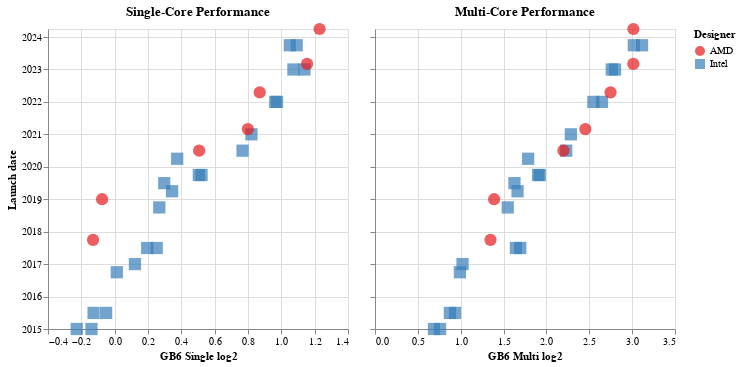

Notebook code for this chart:
### Markdown cell above
### Variant with log scale

- issue: compared to Matplotlib plots, I don't know how to display the orginal scores rather than the raw log values

### Code cell
chart_dsingle_log = chart_dsingle.encode(x='GB6 Single log2')
chart_dmulti_log = chart_dmulti.encode(x='GB6 Multi log2')
(chart_dsingle_log | chart_dmulti_log)

### Figure 1 — Vega-Lite specification as saved in the notebook (floating-point values rounded to 4 significant figures)
{"config": {"view": {"continuousWidth": 300, "continuousHeight": 300}}, "hconcat": [{"mark": {"type": "point", "filled": true, "size": 150, "strokeWidth": 5}, "encoding": {"color": {"condition": {"param": "highlight", "empty": true, "field": "Designer", "scale": {"scheme": "set1"}, "type": "nominal"}, "value": "lightgray"}, "order": {"value": 0, "condition": [{"param": "highlight", "value": 1, "empty": false}]}, "shape": {"field": "Designer", "type": "nominal"}, "tooltip": [{"field": "Name", "type": "nominal"}, {"field": "Architecture", "type": "nominal"}, {"field": "Cores", "type": "quantitative"}, {"field": "Launch date", "type": "temporal"}, {"field": "Win11", "type": "nominal"}, {"field": "GB6 Single", "type": "quantitative"}, {"field": "GB6 Multi", "type": "quantitative"}], "x": {"field": "GB6 Single log2", "type": "quantitative"}, "y": {"field": "Launch date", "type": "temporal"}}, "name": "view_3", "title": "Single-Core Performance"}, {"mark": {"type": "point", "filled": true, "size": 150, "strokeWidth": 5}, "encoding": {"color": {"condition": {"param": "highlight", "empty": true, "field": "Designer", "scale": {"scheme": "set1"}, "type": "nominal"}, "value": "lightgray"}, "order": {"value": 0, "condition": [{"param": "highlight", "value": 1, "empty": false}]}, "shape": {"field": "Designer", "type": "nominal"}, "tooltip": [{"field": "Name", "type": "nominal"}, {"field": "Architecture", "type": "nominal"}, {"field": "Cores", "type": "quantitative"}, {"field": "Launch date", "type": "temporal"}, {"field": "Win11", "type": "nominal"}, {"field": "GB6 Single", "type": "quantitative"}, {"field": "GB6 Multi", "type": "quantitative"}], "x": {"field": "GB6 Multi log2", "type": "quantitative"}, "y": {"axis": {"labels": false, "title": ""}, "field": "Launch date", "type": "temporal"}}, "name": "view_4", "title": "Multi-Core Performance"}], "data": {"name": "data-6522b5600cd5109ace11baad65474461"}, "params": [{"name": "highlight", "select": {"type": "point", "on": "pointerover"}, "views": ["view_3", "view_4"]}], "$schema": "https://vega.github.io/schema/vega-lite/v5.20.1.json", "datasets": {"data-6522b5600cd5109ace11baad65474461": [{"Name": "Intel Core i5-5200U", "Designer": "Intel", "Launch date": "2015-01-01T00:00:00", "Cores": 2, "Age": 10.3, "Architecture": "Broadwell", "GB6 Single": 854.0, "GB6 Multi": 1611.0, "Win11": "No", "Product URL": "https://www.intel.com/content/www/us/en/products/sku/85212/intel-core-i55200u-processor-3m-cache-up-to-2-70-ghz/specifications.html", "GB6 Single log2": -0.2277, "GB6 Multi log2": 0.688}, {"Name": "Intel Core i5-5300U", "Designer": "Intel", "Launch date": "2015-01-01T00:00:00", "Cores": 2, "Age": 10.3, "Architecture": "Broadwell", "GB6 Single": 908.0, "GB6 Multi": 1692.0, "Win11": "No", "Product URL": "https://www.intel.com/content/www/us/en/products/sku/85213/intel-core-i55300u-processor-3m-cache-up-to-2-90-ghz/specifications.html", "GB6 Single log2": -0.1392, "GB6 Multi log2": 0.7587}, {"Name": "Intel Core i5-6200U", "Designer": "Intel", "Launch date": "2015-07-01T00:00:00", "Cores": 2, "Age": 9.8, "Architecture": "Skylake", "GB6 Single": 916.0, "GB6 Multi": 1832.0, "Win11": "No", "Product URL": "https://www.intel.com/content/www/us/en/products/sku/88193/intel-core-i56200u-processor-3m-cache-up-to-2-80-ghz/specifications.html", "GB6 Single log2": -0.1266, "GB6 Multi log2": 0.8734}, {"Name": "Intel Core i5-6300U", "Designer": "Intel", "Launch date": "2015-07-01T00:00:00", "Cores": 2, "Age": 9.8, "Architecture": "Skylake", "GB6 Single": 965.0, "GB6 Multi": 1910.0, "Win11": "No", "Product URL": "https://www.intel.com/content/www/us/en/products/sku/88190/intel-core-i56300u-processor-3m-cache-up-to-3-00-ghz/specifications.html", "GB6 Single log2": -0.0514, "GB6 Multi log2": 0.9336}, {"Name": "Intel Core i5-7200U", "Designer": "Intel", "Launch date": "2016-10-01T00:00:00", "Cores": 2, "Age": 8.6, "Architecture": "Kaby Lake", "GB6 Single": 1009.0, "GB6 Multi": 1987.0, "Win11": "No", "Product URL": "https://www.intel.com/content/www/us/en/products/sku/95443/intel-core-i57200u-processor-3m-cache-up-to-3-10-ghz/specifications.html", "GB6 Single log2": 0.01293, "GB6 Multi log2": 0.9906}, {"Name": "Intel Core i5-7300U", "Designer": "Intel", "Launch date": "2017-01-01T00:00:00", "Cores": 2, "Age": 8.3, "Architecture": "Kaby Lake", "GB6 Single": 1088.0, "GB6 Multi": 2030.0, "Win11": "No", "Product URL": "https://www.intel.com/content/www/us/en/products/sku/97472/intel-core-i57300u-processor-3m-cache-up-to-3-50-ghz/specifications.html", "GB6 Single log2": 0.1217, "GB6 Multi log2": 1.021}, {"Name": "Intel Core i5-8250U", "Designer": "Intel", "Launch date": "2017-07-01T00:00:00", "Cores": 4, "Age": 7.8, "Architecture": "Kaby Lake R", "GB6 Single": 1145.0, "GB6 Multi": 3126.0, "Win11": "Yes", "Product URL": "https://www.intel.com/content/www/us/en/products/sku/124967/intel-core-i58250u-processor-6m-cache-up-to-3-40-ghz/specifications.html", "GB6 Single log2": 0.1953, "GB6 Multi log2": 1.644}, {"Name": "Intel Core i5-8350U", "Designer": "Intel", "Launch date": "2017-07-01T00:00:00", "Cores": 4, "Age": 7.8, "Architecture": "Kaby Lake R", "GB6 Single": 1191.0, "GB6 Multi": 3237.0, "Win11": "Yes", "Product URL": "https://www.intel.com/content/www/us/en/products/sku/124969/intel-core-i58350u-processor-6m-cache-up-to-3-60-ghz/specifications.html", "GB6 Single log2": 0.2522, "GB6 Multi log2": 1.695}, {"Name": "Intel Core i5-8265U", "Designer": "Intel", "Launch date": "2018-10-01T00:00:00", "Cores": 4, "Age": 6.6, "Architecture": "Whiskey Lake", "GB6 Single": 1204.0, "GB6 Multi": 2926.0, "Win11": "Yes", "Product URL": "https://www.intel.com/content/www/us/en/products/sku/149088/intel-core-i58265u-processor-6m-cache-up-to-3-90-ghz/specifications.html", "GB6 Single log2": 0.2678, "GB6 Multi log2": 1.549}, {"Name": "Intel Core i5-8365U", "Designer": "Intel", "Launch date": "2019-04-01T00:00:00", "Cores": 4, "Age": 6.1, "Architecture": "Whiskey Lake", "GB6 Single": 1270.0, "GB6 Multi": 3167.0, "Win11": "Yes", "Product URL": "https://www.intel.com/content/www/us/en/products/sku/193555/intel-core-i58365u-processor-6m-cache-up-to-4-10-ghz/specifications.html", "GB6 Single log2": 0.3448, "GB6 Multi log2": 1.663}, {"Name": "Intel Core i5-10210U", "Designer": "Intel", "Launch date": "2019-07-01T00:00:00", "Cores": 4, "Age": 5.8, "Architecture": "Comet Lake", "GB6 Single": 1229.0, "GB6 Multi": 3088.0, "Win11": "Yes", "Product URL": "https://www.intel.com/content/www/us/en/products/sku/195436/intel-core-i510210u-processor-6m-cache-up-to-4-20-ghz/specifications.html", "GB6 Single log2": 0.2975, "GB6 Multi log2": 1.627}, {"Name": "Intel Core i5-10310U", "Designer": "Intel", "Launch date": "2020-04-01T00:00:00", "Cores": 4, "Age": 5.1, "Architecture": "Comet Lake", "GB6 Single": 1297.0, "GB6 Multi": 3450.0, "Win11": "Yes", "Product URL": "https://www.intel.com/content/www/us/en/products/sku/201892/intel-core-i510310u-processor-6m-cache-up-to-4-40-ghz/specifications.html", "GB6 Single log2": 0.3752, "GB6 Multi log2": 1.787}, {"Name": "Intel Core i5-1035G4", "Designer": "Intel", "Launch date": "2019-10-01T00:00:00", "Cores": 4, "Age": 5.6, "Architecture": "Ice Lake", "GB6 Single": 1435.0, "GB6 Multi": 3742.0, "Win11": "Yes", "Product URL": "https://www.intel.com/content/www/us/en/products/sku/196591/intel-core-i51035g4-processor-6m-cache-up-to-3-70-ghz/specifications.html", "GB6 Single log2": 0.5211, "GB6 Multi log2": 1.904}, {"Name": "Intel Core i5-1035G7", "Designer": "Intel", "Launch date": "2019-10-01T00:00:00", "Cores": 4, "Age": 5.6, "Architecture": "Ice Lake", "GB6 Single": 1419.0, "GB6 Multi": 3791.0, "Win11": "Yes", "Product URL": "https://www.intel.com/content/www/us/en/products/sku/196592/intel-core-i51035g7-processor-6m-cache-up-to-3-70-ghz/specifications.html", "GB6 Single log2": 0.5049, "GB6 Multi log2": 1.923}, {"Name": "Intel Core i5-1135G7", "Designer": "Intel", "Launch date": "2020-07-01T00:00:00", "Cores": 4, "Age": 4.8, "Architecture": "Tiger Lake", "GB6 Single": 1702.0, "GB6 Multi": 4694.0, "Win11": "Yes", "Product URL": "https://www.intel.com/content/www/us/en/products/sku/208922/intel-core-i51135g7-processor-8m-cache-up-to-4-20-ghz-with-ipu/specifications.html", "GB6 Single log2": 0.7672, "GB6 Multi log2": 2.231}, {"Name": "Intel Core i5-1145G7", "Designer": "Intel", "Launch date": "2021-01-01T00:00:00", "Cores": 4, "Age": 4.3, "Architecture": "Tiger Lake", "GB6 Single": 1766.0, "GB6 Multi": 4873.0, "Win11": "Yes", "Product URL": "https://www.intel.com/content/www/us/en/products/sku/208660/intel-core-i51145g7-processor-8m-cache-up-to-4-40-ghz-with-ipu/specifications.html", "GB6 Single log2": 0.8205, "GB6 Multi log2": 2.285}, {"Name": "Intel Core i5-1235U", "Designer": "Intel", "Launch date": "2022-01-01T00:00:00", "Cores": 10, "Age": 3.3, "Architecture": "Alder Lake", "GB6 Single": 1950.0, "GB6 Multi": 5846.0, "Win11": "Yes", "Product URL": "https://www.intel.com/content/www/us/en/products/sku/226261/intel-core-i51235u-processor-12m-cache-up-to-4-40-ghz/specifications.html?wapkw=intel%20core%20i5-1235u", "GB6 Single log2": 0.9635, "GB6 Multi log2": 2.547}, {"Name": "Intel Core i5-1245U", "Designer": "Intel", "Launch date": "2022-01-01T00:00:00", "Cores": 10, "Age": 3.3, "Architecture": "Alder Lake", "GB6 Single": 1964.0, "GB6 Multi": 6269.0, "Win11": "Yes", "Product URL": "https://www.intel.com/content/www/us/en/products/sku/226260/intel-core-i51245u-processor-12m-cache-up-to-4-40-ghz/specifications.html", "GB6 Single log2": 0.9738, "GB6 Multi log2": 2.648}, {"Name": "Intel Core i5-1335U", "Designer": "Intel", "Launch date": "2023-01-01T00:00:00", "Cores": 10, "Age": 2.3, "Architecture": "Raptor Lake", "GB6 Single": 2103.0, "GB6 Multi": 6786.0, "Win11": "Yes", "Product URL": "https://www.intel.com/content/www/us/en/products/sku/232153/intel-core-i51335u-processor-12m-cache-up-to-4-60-ghz/specifications.html", "GB6 Single log2": 1.072, "GB6 Multi log2": 2.763}, {"Name": "Intel Core i5-1345U", "Designer": "Intel", "Launch date": "2023-01-01T00:00:00", "Cores": 10, "Age": 2.3, "Architecture": "Raptor Lake", "GB6 Single": 2202.0, "GB6 Multi": 6967.0, "Win11": "Yes", "Product URL": "https://www.intel.com/content/www/us/en/products/sku/232127/intel-core-i51345u-processor-12m-cache-up-to-4-70-ghz/specifications.html?wapkw=i5-1345U", "GB6 Single log2": 1.139, "GB6 Multi log2": 2.801}, {"Name": "Intel Core Ultra 5 125U", "Designer": "Intel", "Launch date": "2023-10-01T00:00:00", "Cores": 12, "Age": 1.6, "Architecture": "Metor Lake", "GB6 Single": 2072.0, "GB6 Multi": 8107.0, "Win11": "Yes", "Product URL": "https://www.intel.com/content/www/us/en/products/sku/237330/intel-core-ultra-5-processor-125u-12m-cache-up-to-4-30-ghz/specifications.html?wapkw=Intel%20Core%20Ultra%205%20125U", "GB6 Single log2": 1.051, "GB6 Multi log2": 3.019}, {"Name": "Intel Core Ultra 5 135U", "Designer": "Intel", "Launch date": "2023-10-01T00:00:00", "Cores": 12, "Age": 1.6, "Architecture": "Metor Lake", "GB6 Single": 2132.0, "GB6 Multi": 8667.0, "Win11": "Yes", "Product URL": "https://www.intel.com/content/www/us/en/products/sku/237328/intel-core-ultra-5-processor-135u-12m-cache-up-to-4-40-ghz/specifications.html?wapkw=Intel%20Core%20Ultra%205%20135U", "GB6 Single log2": 1.092, "GB6 Multi log2": 3.116}, {"Name": "AMD Ryzen 7 PRO 2700U", "Designer": "AMD", "Launch date": "2017-10-01T00:00:00", "Cores": 4, "Age": 7.6, "Architecture": "Raven Ridge", "GB6 Single": 914.0, "GB6 Multi": 2545.0, "Win11": "Yes", "Product URL": "https://www.amd.com/en/support/downloads/drivers.html/processors/ryzen/ryzen-2000-series/amd-ryzen-7-2700u.html", "GB6 Single log2": -0.1297, "GB6 Multi log2": 1.348}, {"Name": "AMD Ryzen 5 PRO 3500U", "Designer": "AMD", "Launch date": "2019-01-01T00:00:00", "Cores": 4, "Age": 6.3, "Architecture": "Picasso", "GB6 Single": 949.0, "GB6 Multi": 2620.0, "Win11": "Yes", "Product URL": "https://www.amd.com/en/support/downloads/drivers.html/processors/ryzen/ryzen-3000-series/amd-ryzen-5-3500u.html", "GB6 Single log2": -0.07552, "GB6 Multi log2": 1.39}, {"Name": "AMD Ryzen 5 PRO 4650U", "Designer": "AMD", "Launch date": "2020-07-01T00:00:00", "Cores": 6, "Age": 4.8, "Architecture": "Renoir", "GB6 Single": 1421.0, "GB6 Multi": 4590.0, "Win11": "Yes", "Product URL": "https://www.amd.com/en/support/downloads/drivers.html/processors/ryzen-pro/ryzen-pro-4000-series/amd-ryzen-5-pro-4650u.html", "GB6 Single log2": 0.5069, "GB6 Multi log2": 2.198}, {"Name": "AMD Ryzen 5 PRO 5650U", "Designer": "AMD", "Launch date": "2021-03-01T00:00:00", "Cores": 6, "Age": 4.2, "Architecture": "Cezanne", "GB6 Single": 1740.0, "GB6 Multi": 5479.0, "Win11": "Yes", "Product URL": "https://www.amd.com/en/support/downloads/drivers.html/processors/ryzen-pro/ryzen-pro-5000-series/amd-ryzen-5-pro-5650u.html", "GB6 Single log2": 0.7991, "GB6 Multi log2": 2.454}, {"Name": "AMD Ryzen 5 PRO 6650U", "Designer": "AMD", "Launch date": "2022-04-19T00:00:00", "Cores": 6, "Age": 3.0, "Architecture": "Rembrandt", "GB6 Single": 1828.0, "GB6 Multi": 6717.0, "Win11": "Yes", "Product URL": "https://www.amd.com/en/support/downloads/drivers.html/processors/ryzen-pro/ryzen-pro-6000-series/amd-ryzen-5-pro-6650u.html", "GB6 Single log2": 0.8703, "GB6 Multi log2": 2.748}, {"Name": "AMD Ryzen 5 PRO 7540U", "Designer": "AMD", "Launch date": "2023-03-05T00:00:00", "Cores": 6, "Age": 2.1, "Architecture": "Phoenix", "GB6 Single": 2226.0, "GB6 Multi": 8076.0, "Win11": "Yes", "Product URL": "https://www.amd.com/en/products/processors/laptop/ryzen/7000-series/amd-ryzen-5-7540u.html", "GB6 Single log2": 1.154, "GB6 Multi log2": 3.014}, {"Name": "AMD Ryzen 5 PRO 8540U", "Designer": "AMD", "Launch date": "2024-04-01T00:00:00", "Cores": 6, "Age": 1.1, "Architecture": "Hawk Point", "GB6 Single": 2345.0, "GB6 Multi": 8081.0, "Win11": "Yes", "Product URL": "https://www.amd.com/en/products/processors/laptop/ryzen-pro/8000-series/amd-ryzen-5-pro-8540u.html", "GB6 Single log2": 1.23, "GB6 Multi log2": 3.015}]}}
